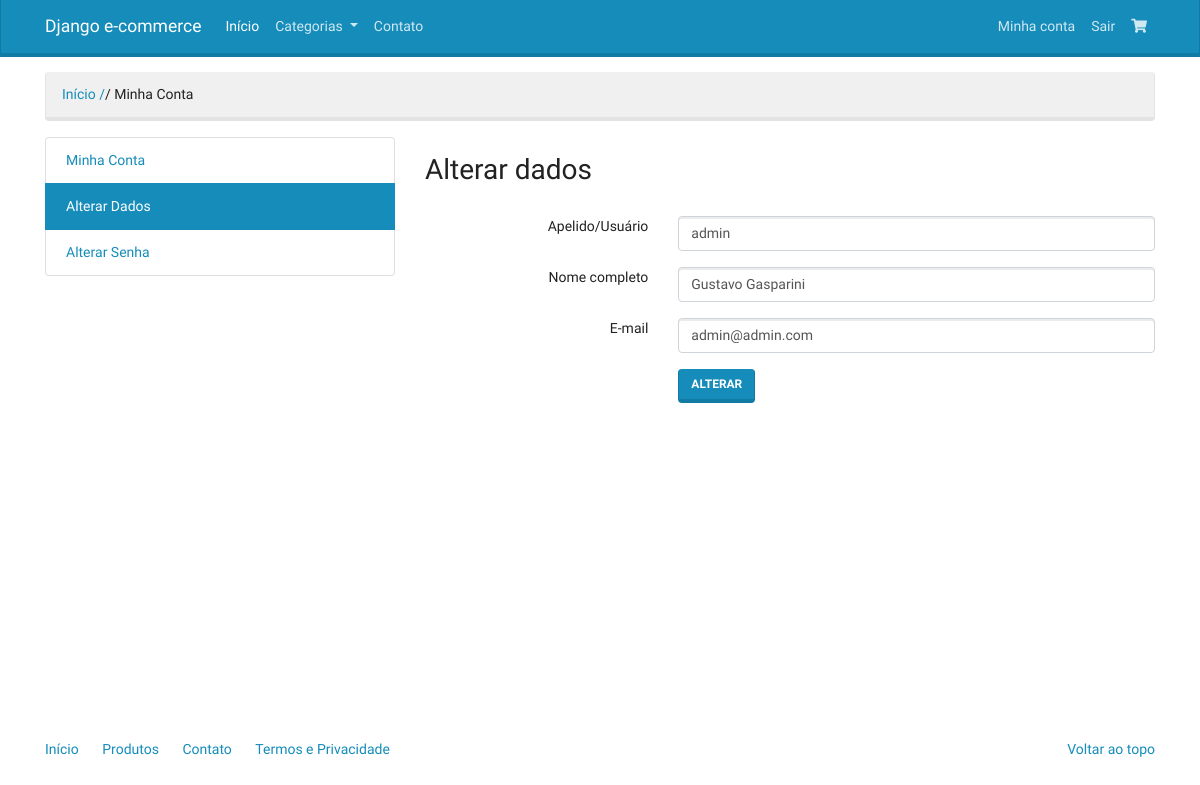
Screenshot of /conta/alterar-dados (signed in) with the database file from the repository.
### accounts/models.py (models this page shows, shortened)
class User(AbstractBaseUser, PermissionsMixin):
    username = models.CharField(
        'Apelido/Usuário', max_length=30, unique=True, validators=[
            validators.RegexValidator(
                re.compile('^[\w.@+-]+$'),
                'Informe um nome de usuário válido. '
                'Este valor deve conter apenas letras, números '
                'e os caracteres: @/./+/-/_ .'
                , 'invalid'
            )
        ], help_text='Um nome curto que será usado para identificá-lo de forma única na plataforma'
    )
    name = models.CharField('Nome completo', max_length=30, blank=True)
    email = models.EmailField('E-mail', unique=True)
    is_staff = models.BooleanField('Equipe', default=False)
    is_active = models.BooleanField('Ativo', default=True)
    date_joined = models.DateTimeField('Data de entrada', auto_now_add=True)
    USERNAME_FIELD = 'email'
    REQUIRED_FIELDS = ['username']
    object = UserManager()
    class Meta:
        verbose_name = 'Usuário'
        verbose_name_plural = 'Usuários'

### accounts/views.py (the view)
# urls.py: path('alterar-dados', views.UpdateUserView.as_view(), name='update_user'),
class UpdateUserView(LoginRequiredMixin, UpdateView):
    model = User
    template_name = 'accounts/update_user.html'
    fields = ['username', 'name', 'email']
    success_url = reverse_lazy('accounts:index')
    def get_object(self):
        return self.request.user

### catalog/context_processors.py (called while the page is built)
def categories(request):
    return {
        'categories': Category.objects.all(),
    }

### catalog/models.py (called while the page is built)
    def __str__(self):
        return self.name

    def get_absolute_url(self):
        return reverse('catalog:category', kwargs={'slug': self.slug})

### accounts/templates/accounts/update_user.html (shortened to what this page needs)
{% extends "base.html" %}
{% load widget_tweaks %}
{% block main %}
    <ol class="breadcrumb">
        <li><a href="{% url 'index' %}">Início /</a></li>
        <li class="active">/ Minha Conta</li>
    </ol>
    <div class="row">
        <div class="col-md-4">
            <div class="list-group">
                <a href="{% url 'accounts:index' %}" class="list-group-item">Minha Conta</a>
                <a href="{% url 'accounts:update_user' %}" class="list-group-item active">Alterar Dados</a>
                <a href="{% url 'accounts:update_password' %}" class="list-group-item">Alterar Senha</a>
            </div>
        </div>
        <div class="col-md-8">
            <h2>Alterar dados</h2>
            <br>
            <form class="form-horizontal needs-validation" method="POST" novalidate>
                    <fieldset>
                        {% for field in form %}
                            <div class="form-group{% if field.errors %} has-error{% endif %}">
                                <div class="row">
                                    <div class="col-md-4">
                                        <div class="float-md-right">
                                            <label for="{{ field.auto_id }}" class="control-label">{{ field.label }}</label>
                                        </div>
                                    </div>
                                    <div class="col-md-8">
                                        {% render_field field class='form-control' %}
                                    </div>
                                </div>
                            </div>
                        {% endfor %}
                        <div class="form-group">
                            <div class="row">
                                <div class="col-md-4"></div>
                                <div class="col-md-8">
                                    <button type="submit" class="btn btn-primary">Alterar</button>
                                </div>
                            </div>
                        </div>
                    </fieldset>
                </form>
        </div>
    </div>
{% endblock %}

### core/static/assets/style.css (style rules this page uses)
html { position: relative; min-height: 100%; }
body { margin-bottom: 60px; }

### rows the page displays
User: username "admin" "Gustavo Gasparini" "admin@admin.com"

### other values shown
{{ field.label }} "Apelido/Usuário" "Nome completo" "E-mail"
